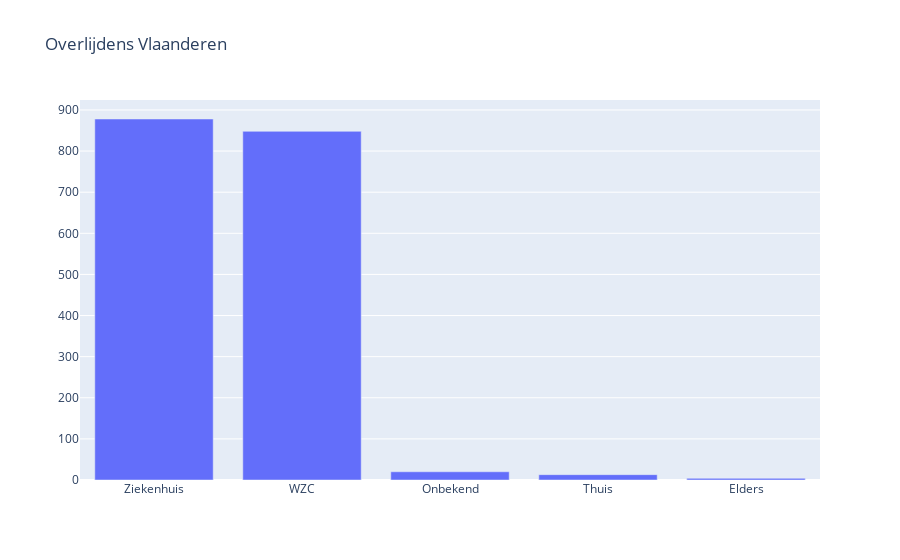

The notebook cell saved with this chart:
### Code cell
fig_bar_flanders_deceased = go.Figure(data=[go.Bar(x=flanders_labels, y=flanders_deceased.values)])
fig_bar_flanders_deceased.layout={'title': 'Overlijdens Vlaanderen'}
fig_bar_flanders_deceased.show()

### Figure 1 — Plotly figure (JSON) as saved in the notebook; plotly's stock layout.template omitted (floating-point values rounded to 4 significant figures)
{"data": [{"type": "bar", "x": ["Ziekenhuis", "WZC", "Onbekend", "Thuis", "Elders"], "y": [878, 848, 20, 13, 4]}], "layout": {"title": {"text": "Overlijdens Vlaanderen"}}}
